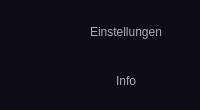
        <widget class="QFrame" name="side_menu">
         <property name="minimumSize">
          <size>
           <width>0</width>
           <height>0</height>
          </size>
         </property>
         <property name="maximumSize">
          <size>
           <width>16777215</width>
           <height>16777215</height>
          </size>
         </property>
         <property name="styleSheet">
          <string notr="true">background-color: rgb(13, 12, 23);
border-radius: 10px;</string>
         </property>
         <property name="frameShape">
          <enum>QFrame::StyledPanel</enum>
         </property>
         <property name="frameShadow">
          <enum>QFrame::Raised</enum>
         </property>
         <layout class="QGridLayout" name="gridLayout">
          <property name="topMargin">
           <number>9</number>
          </property>
          <property name="rightMargin">
           <number>0</number>
          </property>
          <property name="bottomMargin">
           <number>0</number>
          </property>
          <property name="horizontalSpacing">
           <number>0</number>
          </property>
          <property name="verticalSpacing">
           <number>6</number>
          </property>
          <item row="0" column="0" rowspan="2" colspan="2">
           <widget class="QFrame" name="menu_buttons">
            <property name="frameShape">
             <enum>QFrame::StyledPanel</enum>
            </property>
            <property name="frameShadow">
             <enum>QFrame::Raised</enum>
            </property>
            <layout class="QVBoxLayout" name="verticalLayout_2">
             <property name="spacing">
              <number>9</number>
             </property>
             <property name="leftMargin">
              <number>0</number>
             </property>
             <property name="topMargin">
              <number>3</number>
             </property>
             <item>
              <widget class="QPushButton" name="settings_btn">
               <property name="minimumSize">
                <size>
                 <width>130</width>
                 <height>40</height>
                </size>
               </property>
               <property name="maximumSize">
                <size>
                 <width>16777215</width>
                 <height>16777215</height>
                </size>
               </property>
               <property name="styleSheet">
                <string notr="true">QPushButton{
	background-image: url(:/icons/icons/settings.svg);
	background-repeat: none;
	background-position: center left;
	padding-left: 50px;
	color: rgb(175, 175, 175);
} 
QPushButton:hover{
	background-color: rgb(67, 67, 67);
}</string>
               </property>
               <property name="text">
                <string>Einstellungen</string>
               </property>
              </widget>
             </item>
             <item>
              <widget class="QPushButton" name="info_btn">
               <property name="minimumSize">
                <size>
                 <width>130</width>
                 <height>40</height>
                </size>
               </property>
               <property name="layoutDirection">
                <enum>Qt::LeftToRight</enum>
               </property>
               <property name="styleSheet">
                <string notr="true">QPushButton{
	background-image: url(:/icons/icons/info.svg);
	background-repeat: none;
	background-position: center left;
	padding-left: 50px;
	color: rgb(175, 175, 175);
} 
QPushButton:hover{
	background-color: rgb(67, 67, 67);
}</string>
               </property>
               <property name="text">
                <string>Info</string>
               </property>
              </widget>
             </item>
            </layout>
           </widget>
          </item>
         </layout>
        </widget>
